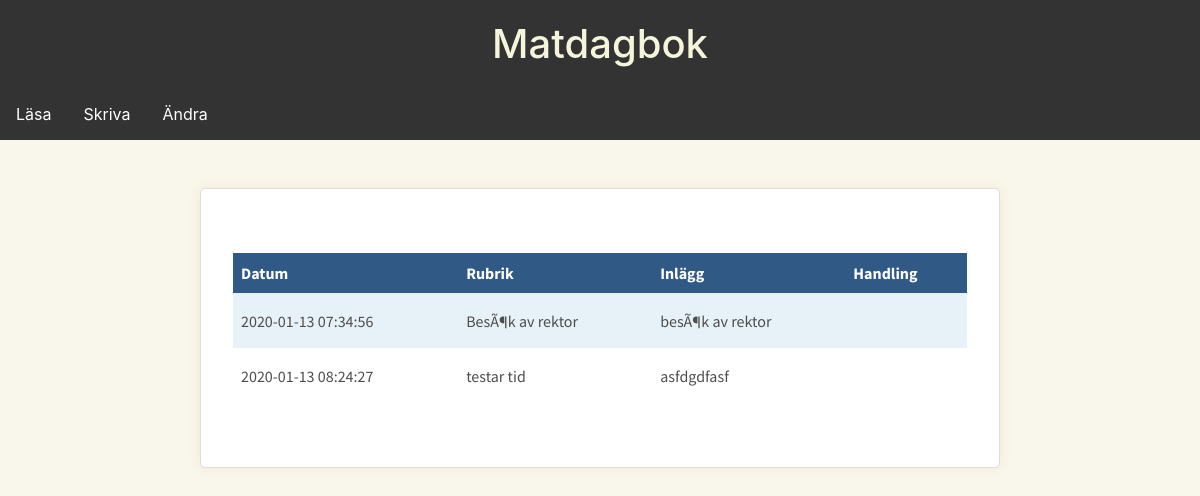
The app's page /projekt/lista.php with its own data.
### tables this page shows
CREATE TABLE `blogg` (
  `id` int(4) NOT NULL,
  `datum` timestamp NOT NULL DEFAULT CURRENT_TIMESTAMP,
  `rubrik` varchar(50) NOT NULL,
  `inlagg` text NOT NULL
);

### projekt/lista.php (the view, shortened to what this page needs)
<?php
include_once "./konfig-db.php";
?>
<!DOCTYPE html>
<html lang="sv">
<head>
    <link rel="stylesheet" href="https://stackpath.bootstrapcdn.com/bootstrap/4.3.1/css/bootstrap.min.css">
    <link rel="stylesheet" href="style.css">
</head>
<body>
<header>
<h1>Matdagbok</h1>
        <nav>
            <ul>
                <li><a  href="./lasa.php">Läsa</a></li>
                <li><a  href="./skriva.php">Skriva</a></li>
                <li><a  href="./lista.php">Ändra</a></li>
            </ul>
        </nav>
</header>
    <div class="kontainer">
    <main>
            <div class="inlaggen">
                <?php
                $conn = new mysqli($host, $användare, $lösenord, $databas);
                $query = "SELECT * FROM blogg";
                $resultat = $conn->query($query);
                echo "<table>";
                echo "<tr><th>Datum</th><th>Rubrik</th><th>Inlägg</th><th>Handling</th></tr>";
                while ($rad = $resultat->fetch_assoc()) {
                    echo "<tr>
                    <td>$rad[datum]</td>
                    <td>$rad[rubrik]</td>
                    <td>$rad[inlagg]</td>
                    <td>
                    <a href="."><i class=\"fa fa-edit\" style=\"font-size:26px\"></i></a>
                    <a href=\"./radera.php?id=$rad[id]\"><i class=\"fa fa-trash-o\" style=\"font-size:26px \"></i></a>
                    </td>
                    </tr>";
                };
                ?>
            </div>
        </main>
    </div>
</body>
</html>

### projekt/style.css (style rules this page uses)
html { box-sizing: border-box; }
*, *:before, *:after { box-sizing: inherit; }
body, h1, h2, h3, h4, h5, h6, p, ul { margin: 0; padding: 0; }
body { background: #F9F6EB; }
header { background-color: #333; text-align: center; position: sticky; top: 0; overflow: auto; }
h1 { color: beige; font-size: 40px; }
nav { text-align: center; }
ul { list-style-type: none; margin: 0; padding: 0; overflow: hidden; background-color: #333; text-align: center; }
li { float: left; }
li a { display: block; color: white; text-align: center; padding: 14px 16px; text-decoration: none; }
.kontainer { width: 800px; padding: 2em; margin: 3em auto; background: #fff; border-radius: 5px; font-family: 'Source Sans Pro', sans-serif; border: 1px solid #ddd; box-shadow: 0 0 12px #f0e9d1; color: #4e4e4e; }
h1, h2, h3, p { margin: 0.5em 0; }
table { width: 100%; border-collapse: collapse; margin: 2em 0; }
th, td { padding: 0.5em; text-align: left; }
th { background: #305A85; color: #FFF; }
tr:nth-child(even) { background: #E6F2F8; }
tr:nth-child(odd) { background: #FFF; }
.inlaggen { background: #FFF; margin-top: 30px; }
a { padding-left: 10px; }

### records on screen
blogg: datum "2020-01-13 07:34:56", rubrik "BesÃ¶k av rektor", inlagg "besÃ¶k av rektor"
blogg: datum "2020-01-13 08:24:27", rubrik "testar tid", inlagg "asfdgdfasf"
